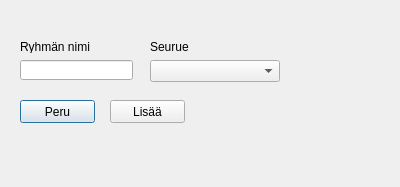
<?xml version="1.0" encoding="UTF-8"?>
<ui version="4.0">
 <class>Dialog</class>
 <widget class="QDialog" name="Dialog">
  <property name="geometry">
   <rect>
    <x>0</x>
    <y>0</y>
    <width>400</width>
    <height>187</height>
   </rect>
  </property>
  <property name="windowTitle">
   <string>Dialog</string>
  </property>
  <widget class="QComboBox" name="addGroupPartyComboBox">
   <property name="geometry">
    <rect>
     <x>150</x>
     <y>60</y>
     <width>130</width>
     <height>22</height>
    </rect>
   </property>
  </widget>
  <widget class="QLabel" name="label">
   <property name="geometry">
    <rect>
     <x>150</x>
     <y>40</y>
     <width>60</width>
     <height>13</height>
    </rect>
   </property>
   <property name="text">
    <string>Seurue</string>
   </property>
  </widget>
  <widget class="QLabel" name="label_2">
   <property name="geometry">
    <rect>
     <x>20</x>
     <y>40</y>
     <width>70</width>
     <height>13</height>
    </rect>
   </property>
   <property name="text">
    <string>Ryhmän nimi</string>
   </property>
  </widget>
  <widget class="QLineEdit" name="addGroupGroupNameLineEdit">
   <property name="geometry">
    <rect>
     <x>20</x>
     <y>60</y>
     <width>113</width>
     <height>20</height>
    </rect>
   </property>
  </widget>
  <widget class="QPushButton" name="addGroupCancelPushButton">
   <property name="geometry">
    <rect>
     <x>20</x>
     <y>100</y>
     <width>75</width>
     <height>23</height>
    </rect>
   </property>
   <property name="text">
    <string>Peru</string>
   </property>
   <property name="default">
    <bool>true</bool>
   </property>
  </widget>
  <widget class="QPushButton" name="addGroupAddPushButton">
   <property name="geometry">
    <rect>
     <x>110</x>
     <y>100</y>
     <width>75</width>
     <height>23</height>
    </rect>
   </property>
   <property name="text">
    <string>Lisää</string>
   </property>
  </widget>
 </widget>
 <resources/>
 <connections/>
</ui>
